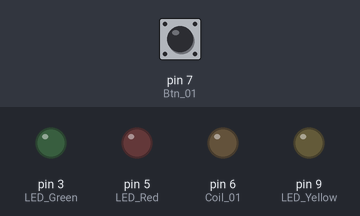
The sketch below on a simulated Arduino Uno, built with avr-gcc and run on an emulated ATmega328P. Parts: output pins drawn as LEDs (lit = HIGH). Inputs (shaded band) come from the test bench; at power-on: pin 7 (Btn_01) HIGH. The audio player accepts every command and is not drawn.

Above: at 0.6 s.
Timing chart, 0 to 4.6 s (numbered marks = the images above; inputs shaded):
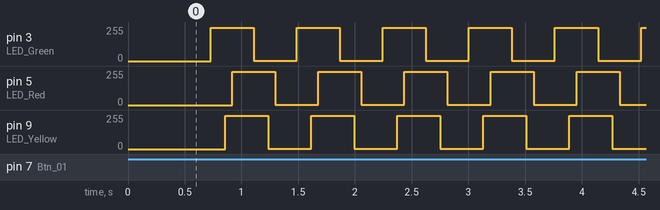

The sketch:

Coffee_Maker.ino
```cpp
#include <SoftwareSerial.h>
#include "DFRobotDFPlayerMini.h"
/*
 Coffee Maker - Firmware Version 1.0A
 Created on: 06 Jul 2019
 Last Version: Ver 1.0 - 06 Jul 2019

 Pins:
 Pin 02 - Buzzer
 Pin 03 - LED Green
 Pin 04 - LED Yellow
 Pin 05 - LED Red
 Pin 06 - Coil Relay
 Pin 07 - Button 01
*/
SoftwareSerial DFSoftSerial(10, 11); // RX, TX
DFRobotDFPlayerMini DFPlayer;
//LEDs Pin Setup
//(Must be PWM capable pins, due to fade effects)
const byte LED_Green  = 3;
const byte LED_Yellow = 9;
const byte LED_Red    = 5;
//Actuators Pin Setup
const byte Coil_01    = 6;
const byte Buzzer     = 2;
//Controls and Buttons Pin Setup
const byte Btn_01     = 7;

////////Variables
//Button state variable and last status checker
bool Btn_01State;
bool Btn_01LastRead;
//Initial mode and last status checker
byte Mode = 0;
byte LastMode = 1;
//Declares how many modes the machine have to cycle through
byte modesQty = 1;
//First StartUp flag (to avoid some undesired first start behaviors*)
byte startUpComplete = 0;

void setup() {
  //Start-up Proceedure

  //DFPlayer Startup
  DFSoftSerial.begin(9600);
  DFPlayer.begin(DFSoftSerial);
  DFPlayer.volume(30);
  //LEDs
  pinMode(LED_Green,  OUTPUT);
  pinMode(LED_Yellow, OUTPUT);
  pinMode(LED_Red,    OUTPUT);
  //Actuators
  pinMode(Coil_01, OUTPUT);
  //Controls and Buttons
  pinMode(Btn_01,  INPUT);

  //Play Startup Sound and LED Effects
  playStartUp();
}

void loop(){
stateCycler();

//Calls the mode modeSelect if the status changes
if (Mode != LastMode){
  modeSelect();
  LastMode = Mode;
}

}

//Reads the button 01 state and cycle through qty of states
void stateCycler(){
  Btn_01State = digitalRead(Btn_01);
  if (Btn_01State != Btn_01LastRead){
    if (Btn_01State == HIGH){
      if (Mode >= modesQty){
        Mode = 0;
      } else {
        ++Mode;
      }
    }
    delay(150);
  }
  Btn_01LastRead = Btn_01State;
}

//Set the outputs as the states indicates
void modeSelect(){

  switch (Mode)
  {
  case 0:
    standBy();
    break;
  case 1:
    makingCoffee();
    break;
  }
}

//Making coffee Mode
void makingCoffee(){
  cleanLEDs();
  for (byte i = 0; i < 5; i++)
  {
    digitalWrite(LED_Green, HIGH);
    delay(50);
    digitalWrite(LED_Green, LOW);
    delay(50);
  }
  digitalWrite(LED_Green, HIGH);
  digitalWrite(Coil_01, HIGH);
  DFPlayer.play(3);
}

//Stand by Mode
void standBy(){
  cleanLEDs();
  for (byte i = 0; i < 5; i++)
  {
    digitalWrite(LED_Red, HIGH);
    delay(50);
    digitalWrite(LED_Red, LOW);
    delay(50);
  }
  digitalWrite(LED_Yellow, HIGH);
  digitalWrite(Coil_01, LOW);

  //Avoids playing standBy Chime at the first startup
  if (startUpComplete > 0){
    DFPlayer.play(5);
  }
  if (startUpComplete == 0)
  {
    startUpComplete++;
  }

}

//Cleans up all lit LEDs
void cleanLEDs(){
  digitalWrite(LED_Green, LOW);
  digitalWrite(LED_Yellow, LOW);
  digitalWrite(LED_Red, LOW);
}
int fadeDelay = 500;

void playStartUp(){
  DFPlayer.play(1);
  for (int j = 0; j < 10; j++)
  {
    for (int i = 0; i < 500; i++)
  {
    if ((i>0)&&(i<250)){
      analogWrite(LED_Green, i);
      delayMicroseconds(fadeDelay);
      }
    if ((i>125)&&(i<375)){
      analogWrite(LED_Yellow, i-125);
      delayMicroseconds(fadeDelay);
      }
    if ((i>250)&&(i<500)){
      analogWrite(LED_Red, i-250);
      delayMicroseconds(fadeDelay);
      }
  }
  for (int i = 500; i > 0; i--)
  {
    if ((i<500)&&(i>250)){
      analogWrite(LED_Green, i-250);
      delayMicroseconds(fadeDelay);
      }
    if ((i<375)&&(i>125)){
      analogWrite(LED_Yellow, i-125);
      delayMicroseconds(fadeDelay);
      }
    if ((i>0)&&(i<250)){
      analogWrite(LED_Red, i);
      delayMicroseconds(fadeDelay);
      }
  }
  }
}
```
